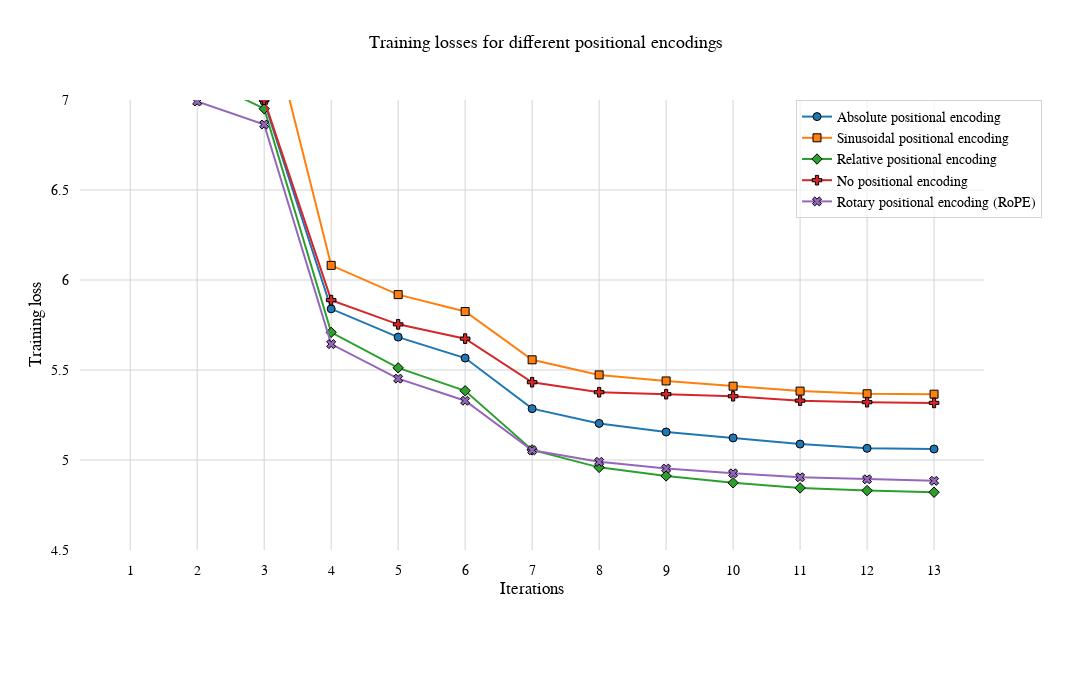

The code cell stored with this chart in its notebook:
### Markdown cell above
#### 1.3. Plot the training data

### Code cell
line_configs = [
    {
        "name": "Absolute positional encoding",
        "data": positional_encodings["absolute"]["train"],
        "color": "#1f77b4",
        "dash": "solid",
        "width": 2,
        "marker_symbol": 0,
    },
    {
        "name": "Sinusoidal positional encoding",
        "data": positional_encodings["sinusoidal"]["train"],
        "color": "#ff7f0e",
        "dash": "solid",
        "width": 2,
        "marker_symbol": 1,
    },
    {
        "name": "Relative positional encoding",
        "data": positional_encodings["relative"]["train"],
        "color": "#2ca02c",
        "dash": "solid",
        "width": 2,
        "marker_symbol": 2,
    },
    {
        "name": "No positional encoding",
        "data": positional_encodings["none"]["train"],
        "color": "#d62728",
        "dash": "solid",
        "width": 2,
        "marker_symbol": 3,
    },
    {
        "name": "Rotary positional encoding (RoPE)",
        "data": positional_encodings["rope"]["train"],
        "color": "#9467bd",
        "dash": "solid",
        "width": 2,
        "marker_symbol": 4,
    },
]
iterations = np.arange(1, len(positional_encodings["none"]["train"]) + 1)

figure = plot_positional_encodings_losses(
    line_configs=line_configs,
    iterations=iterations,
    title="Training losses for different positional encodings",
    xaxis_title="Iterations",
    yaxis_title="Training loss",
    width=1200,
    height=700,
    yaxis_range=[4.5, 7],
    save_figure=False,
)
figure.show()

### Figure 1 — Plotly figure (JSON) as saved in the notebook; plotly's stock layout.template omitted (floating-point values rounded to 4 significant figures)
{"data": [{"hovertemplate": "<b>Iteration</b>: %{x}<br><b>Loss</b>: %{y:.4f}<br>", "line": {"color": "#1f77b4", "dash": "solid", "width": 2}, "marker": {"color": "#1f77b4", "line": {"color": "black", "width": 1}, "size": 8, "symbol": 0}, "mode": "lines+markers", "name": "Absolute positional encoding", "type": "scatter", "x": [1, 2, 3, 4, 5, 6, 7, 8, 9, 10, 11, 12, 13], "xaxis": "x", "y": [7.816, 7.193, 6.991, 5.84, 5.683, 5.566, 5.285, 5.203, 5.156, 5.123, 5.088, 5.065, 5.061], "yaxis": "y"}, {"hovertemplate": "<b>Iteration</b>: %{x}<br><b>Loss</b>: %{y:.4f}<br>", "line": {"color": "#ff7f0e", "dash": "solid", "width": 2}, "marker": {"color": "#ff7f0e", "line": {"color": "black", "width": 1}, "size": 8, "symbol": 1}, "mode": "lines+markers", "name": "Sinusoidal positional encoding", "type": "scatter", "x": [1, 2, 3, 4, 5, 6, 7, 8, 9, 10, 11, 12, 13], "xaxis": "x", "y": [8.511, 7.447, 7.561, 6.081, 5.919, 5.825, 5.557, 5.473, 5.439, 5.41, 5.383, 5.368, 5.366], "yaxis": "y"}, {"hovertemplate": "<b>Iteration</b>: %{x}<br><b>Loss</b>: %{y:.4f}<br>", "line": {"color": "#2ca02c", "dash": "solid", "width": 2}, "marker": {"color": "#2ca02c", "line": {"color": "black", "width": 1}, "size": 8, "symbol": 2}, "mode": "lines+markers", "name": "Relative positional encoding", "type": "scatter", "x": [1, 2, 3, 4, 5, 6, 7, 8, 9, 10, 11, 12, 13], "xaxis": "x", "y": [7.739, 7.132, 6.952, 5.709, 5.512, 5.385, 5.056, 4.959, 4.912, 4.873, 4.845, 4.83, 4.821], "yaxis": "y"}, {"hovertemplate": "<b>Iteration</b>: %{x}<br><b>Loss</b>: %{y:.4f}<br>", "line": {"color": "#d62728", "dash": "solid", "width": 2}, "marker": {"color": "#d62728", "line": {"color": "black", "width": 1}, "size": 8, "symbol": 3}, "mode": "lines+markers", "name": "No positional encoding", "type": "scatter", "x": [1, 2, 3, 4, 5, 6, 7, 8, 9, 10, 11, 12, 13], "xaxis": "x", "y": [7.697, 7.138, 7.001, 5.888, 5.754, 5.674, 5.432, 5.377, 5.366, 5.354, 5.33, 5.321, 5.317], "yaxis": "y"}, {"hovertemplate": "<b>Iteration</b>: %{x}<br><b>Loss</b>: %{y:.4f}<br>", "line": {"color": "#9467bd", "dash": "solid", "width": 2}, "marker": {"color": "#9467bd", "line": {"color": "black", "width": 1}, "size": 8, "symbol": 4}, "mode": "lines+markers", "name": "Rotary positional encoding (RoPE)", "type": "scatter", "x": [1, 2, 3, 4, 5, 6, 7, 8, 9, 10, 11, 12, 13], "xaxis": "x", "y": [7.651, 6.992, 6.864, 5.644, 5.452, 5.329, 5.054, 4.99, 4.952, 4.926, 4.904, 4.893, 4.884], "yaxis": "y"}], "layout": {"autosize": false, "font": {"color": "black", "family": "Arial", "size": 14}, "height": 700, "legend": {"bgcolor": "rgba(255, 255, 255, 0.7)", "bordercolor": "lightgrey", "borderwidth": 1, "x": 1, "xanchor": "right", "y": 1, "yanchor": "top"}, "margin": {"b": 150, "l": 80, "pad": 10, "r": 50, "t": 100}, "plot_bgcolor": "white", "showlegend": true, "title": {"font": {"size": 18}, "text": "Training losses for different positional encodings", "x": 0.5, "xanchor": "center", "y": 0.95, "yanchor": "top"}, "width": 1200, "xaxis": {"anchor": "y", "domain": [0, 0.94], "dtick": 1, "gridcolor": "lightgrey", "showgrid": true, "tick0": 0, "tickmode": "linear", "title": {"text": "Iterations"}}, "yaxis": {"anchor": "x", "domain": [0, 1], "gridcolor": "lightgrey", "range": [4.5, 7], "showgrid": true, "title": {"text": "Training loss"}, "zeroline": true, "zerolinecolor": "black", "zerolinewidth": 1}, "yaxis2": {"anchor": "x", "overlaying": "y", "side": "right"}}}
